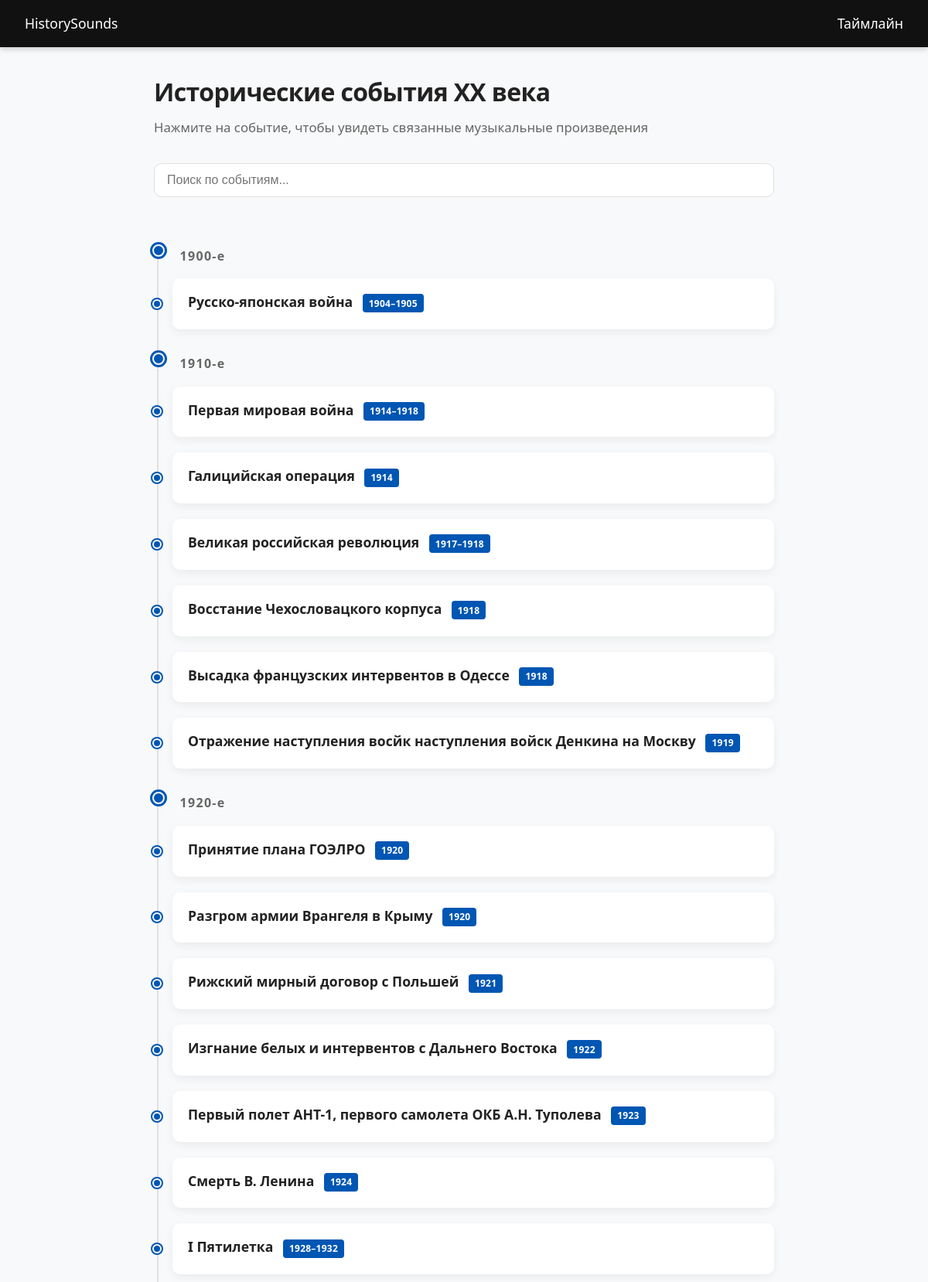
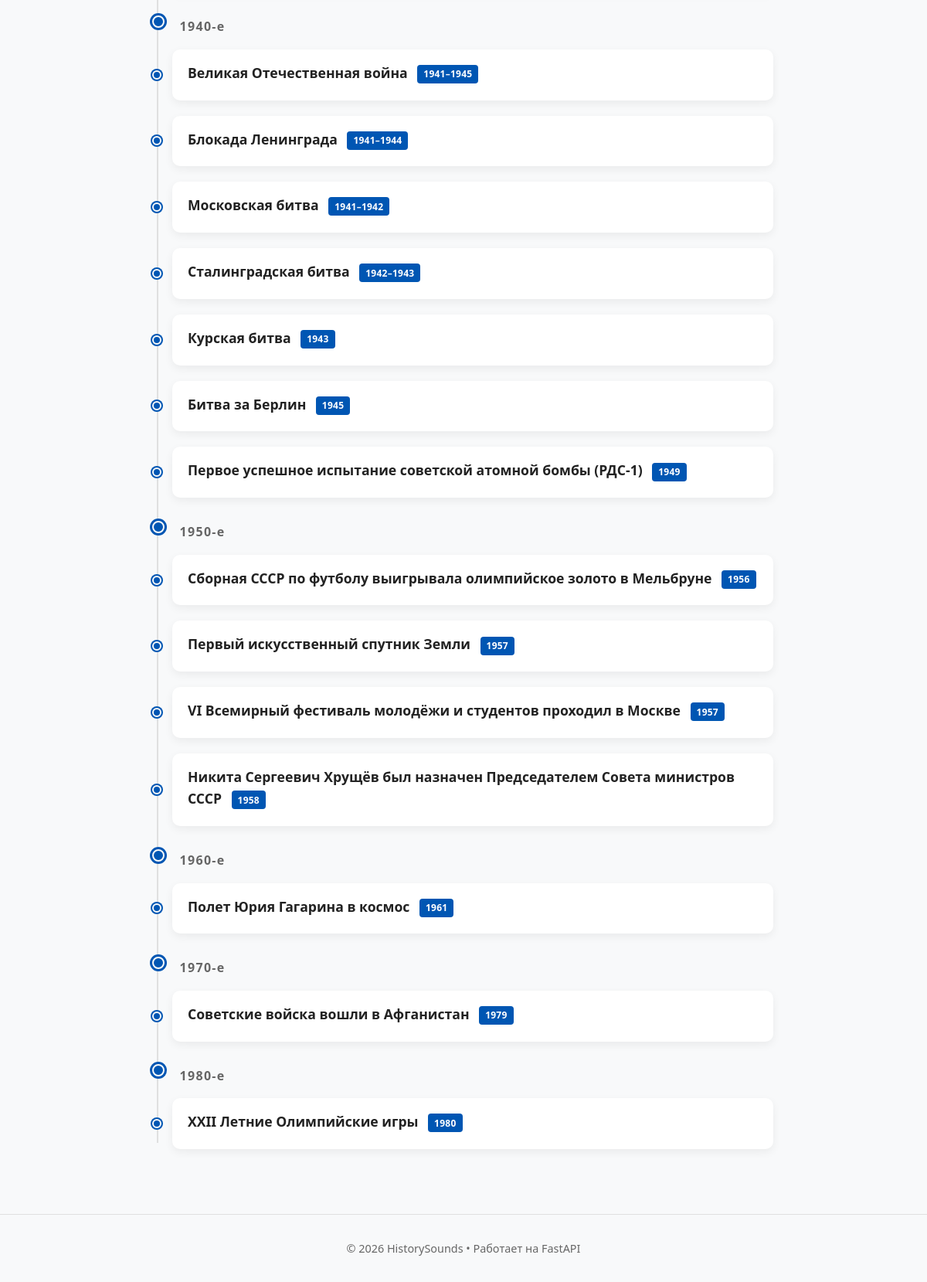
The page / on the database its author committed (2 pictures, top to bottom).
### models/events.py (models this page shows)
class Event(Base):
    __tablename__ = "events"
    id = Column(Integer, primary_key=True, index=True, autoincrement=True)
    title = Column(String, nullable=True)
    description = Column(String, nullable=False)
    excel_id = Column(String, index=True)
    songs = relationship("Song", secondary=song_event, back_populates="events")
    year_start = Column(Integer, nullable=True)
    year_end = Column(Integer, nullable=True)

### app.py (the view)
@app.get("/", response_class=HTMLResponse)
async def timeline(request: Request, db: Session = Depends(get_db)):
    events = db.query(Event).order_by(Event.year_start.asc()).all()
    return templates.TemplateResponse(request, "timeline.html", {"events": events})

### templates/timeline.html (shortened to what this page needs)
{% extends "base.html" %}
{% block content %}
<h1>Исторические события XX века</h1>
<p class="subtitle">Нажмите на событие, чтобы увидеть связанные музыкальные произведения</p>
<input type="text" id="search" class="search-box" placeholder="Поиск по событиям...">
<ul class="timeline" id="timeline">
{% set decade_tracker = namespace(current=none) %}
{% for e in events %}
  {% set decade = (e.year_start // 10) * 10 if e.year_start else none %}
  {% if decade and decade != decade_tracker.current %}
    {% set decade_tracker.current = decade %}
    <li class="timeline-decade">
      <div class="timeline-dot"></div>
      <div class="decade-label">{{ decade }}-е</div>
    </li>
  {% endif %}
  <li class="timeline-item" data-text="{{ (e.title | lower) + ' ' + (e.songs | map(attribute='name') | join(' ') | lower) }}">
    <div class="timeline-dot"></div>
    <div class="timeline-content">
      <a href="/event/{{ e.id }}" class="timeline-link">
        <h3>
          {{ e.title or (e.description | truncate(55, False, '…')) }}
          {% if e.year_start %}
            <span class="year-badge">
              {{ e.year_start }}{% if e.year_end and e.year_end != e.year_start %}–{{ e.year_end }}{% endif %}
            </span>
          {% endif %}
        </h3>
      </a>
    </div>
  </li>
{% endfor %}
</ul>
{% endblock %}

### static/style.css (style rules this page uses)
:root { --primary: #0056b3; --primary-hover: #003d82; --bg: #f8f9fa; --card-bg: #ffffff; --text: #222; --text-muted: #666; --border: #e0e0e0; --shadow: 0 4px 12px rgba(0,0,0,0.06); --shadow-hover: 0 8px 24px rgba(0,0,0,0.12); --radius: 10px; --transition: 0.2s ease; }
* { box-sizing: border-box; margin: 0; padding: 0; }
html, body { font-family: system-ui, -apple-system, "Segoe UI", Roboto, sans-serif; line-height: 1.6; color: var(--text); background: var(--bg); min-height: 100vh; display: flex; flex-direction: column; }
h1 { margin-bottom: 0.5rem; font-size: 2rem; letter-spacing: -0.02em; }
.subtitle { color: var(--text-muted); margin-bottom: 2rem; font-size: 1.05rem; }
.search-box { width: 100%; padding: 0.75rem 1rem; border: 1px solid var(--border); border-radius: var(--radius); font-size: 1rem; margin-bottom: 2rem; transition: border-color var(--transition), box-shadow var(--transition); }
.timeline { list-style: none; position: relative; padding-left: 1.5rem; }
.timeline::before { content: ""; position: absolute; left: 0.25rem; top: 0.5rem; bottom: 0.5rem; width: 2px; background: var(--border); }
.timeline-item { position: relative; margin-bottom: 1.25rem; transition: transform var(--transition); }
.timeline-dot { position: absolute; left: -1.65rem; top: 50%; transform: translateY(-50%); width: 12px; height: 12px; background: var(--primary); border-radius: 50%; border: 2px solid var(--bg); box-shadow: 0 0 0 2px var(--primary); }
.timeline-content { background: var(--card-bg); padding: 1rem 1.25rem; border-radius: var(--radius); box-shadow: var(--shadow); transition: box-shadow var(--transition); }
.timeline-link { text-decoration: none; color: inherit; display: block; }
.timeline-link h3 { font-size: 1.1rem; margin-bottom: 0.35rem; color: var(--text); transition: color var(--transition); }
.year-badge { display: inline-block; padding: 0.15rem 0.5rem; background: var(--primary); color: white; font-size: 0.75rem; font-weight: 600; border-radius: 4px; margin-left: 0.5rem; letter-spacing: 0.02em; vertical-align: middle; }
.timeline-decade { position: relative; margin: 2rem 0 1rem; padding-left: 0; }
.timeline-decade .decade-label { font-weight: 700; font-size: 1.0rem; color: var(--text-muted); letter-spacing: 0.08em; background: var(--bg); padding: 0 0.6rem; display: inline-block; position: relative; z-index: 2; }
.timeline-decade .timeline-dot { width: 16px; height: 16px; top: 0.35rem; box-shadow: 0 0 0 3px var(--primary); }

### rows shown on the page
Event: decade "1900", title "Русско-японская война", year_start "1904", year_end "1905"
Event: decade "1910", title "Первая мировая война", year_start "1914", year_end "1918"
Event: title "Галицийская операция", year_start "1914"
Event: title "Великая российская революция", year_start "1917", year_end "1918"
Event: title "Восстание Чехословацкого корпуса", year_start "1918"
Event: title "Высадка французских интервентов в Одессе", year_start "1918"
Event: title "Отражение наступления восйк наступления войск Денкина на Москву", year_start "1919"
Event: year_start "1920", title "Принятие плана ГОЭЛРО"
Event: title "Разгром армии Врангеля в Крыму", year_start "1920"
Event: title "Рижский мирный договор с Польшей", year_start "1921"
Event: title "Изгнание белых и интервентов с Дальнего Востока", year_start "1922"
Event: title "Первый полет АНТ-1, первого самолета ОКБ А.Н. Туполева", year_start "1923"
Event: title "Смерть В. Ленина", year_start "1924"
Event: title "I Пятилетка", year_start "1928", year_end "1932"
Event: decade "1940", title "Великая Отечественная война", year_start "1941", year_end "1945"
Event: title "Блокада Ленинграда", year_start "1941", year_end "1944"
Event: title "Московская битва", year_start "1941", year_end "1942"
Event: title "Сталинградская битва", year_start "1942", year_end "1943"
Event: title "Курская битва", year_start "1943"
Event: title "Битва за Берлин", year_start "1945"
Event: title "Первое успешное испытание советской атомной бомбы (РДС-1)", year_start "1949"
Event: decade "1950", title "Сборная СССР по футболу выигрывала олимпийское золото в Мельбруне", year_start "1956"
Event: title "Первый искусственный спутник Земли", year_start "1957"
Event: title "VI Всемирный фестиваль молодёжи и студентов проходил в Москве", year_start "1957"
Event: title "Никита Сергеевич Хрущёв был назначен Председателем Совета министров СССР", year_start "1958"
Event: decade "1960", title "Полет Юрия Гагарина в космос", year_start "1961"
Event: decade "1970", title "Советские войска вошли в Афганистан", year_start "1979"
Event: decade "1980", title "XXII Летние Олимпийские игры", year_start "1980"
